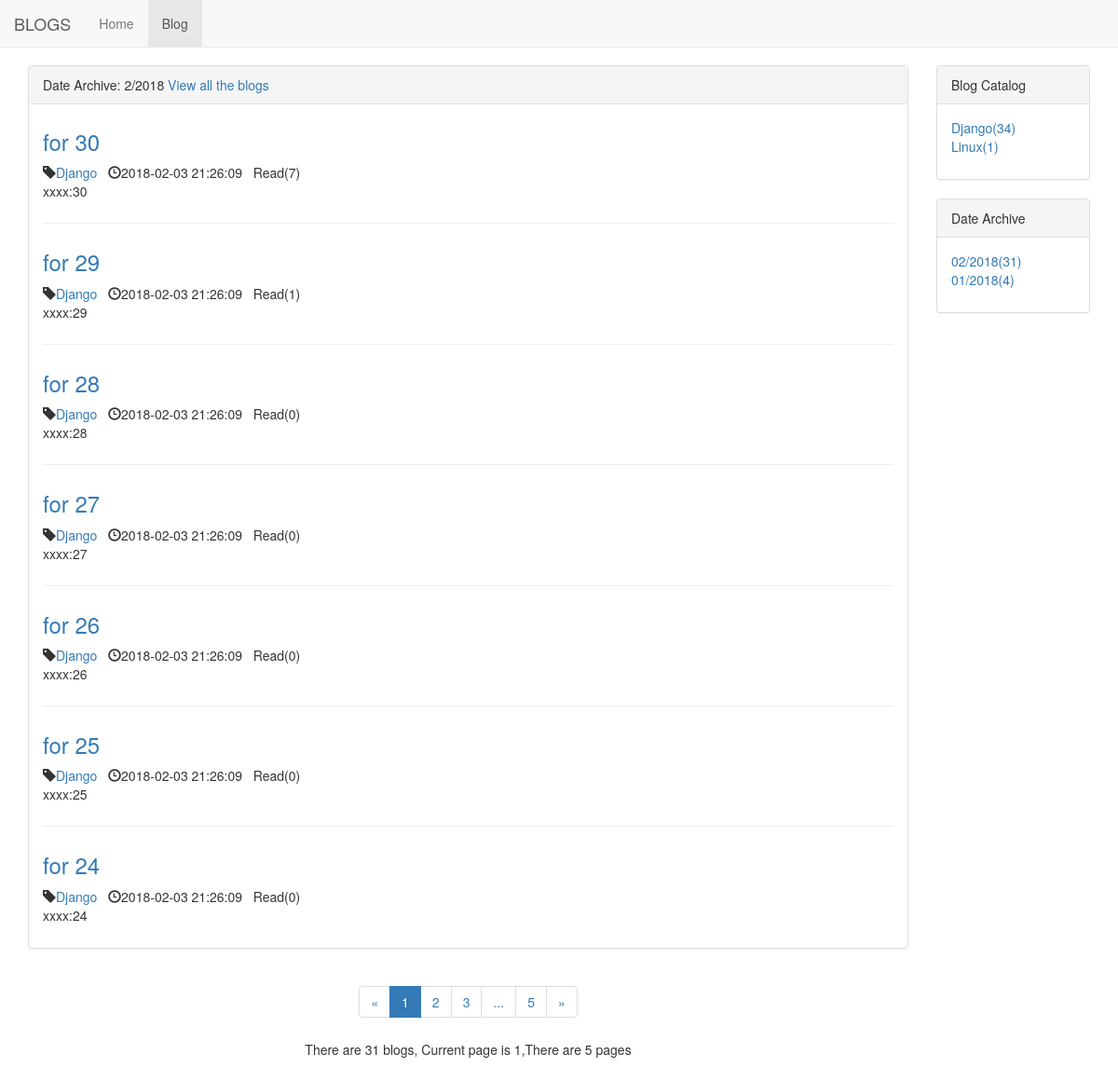
Page /blog/date/2018/2 on the committed database.
### blog/models.py (models this page shows, shortened)
class Blog(models.Model):
    title = models.CharField(max_length=50)
    blog_type = models.ForeignKey(BlogType,on_delete=models.DO_NOTHING)
    content = RichTextUploadingField()#RichTextField()
    author = models.ForeignKey(User,on_delete=models.DO_NOTHING)
    readed_num = models.IntegerField(default=0)
    create_time = models.DateTimeField(auto_now_add=True)
    last_update_time = models.DateTimeField(auto_now=True) # previous is DateFiled modified
    class Meta:
        ordering= ['-create_time']

class BlogType(models.Model):
    type_name = models.CharField(max_length=50)
    def __str__(self): # for displaying in admin management
        return self.type_name

### blog/views.py (the view)
# urls.py: path('date/<int:year>/<int:month>',views.blogs_with_date,name="blogs_with_date"),
def blogs_with_date(request,year,month):
    blogs_all_list = Blog.objects.filter(create_time__year=year,create_time__month=month)
    context=get_blog_list_common_data(request,blogs_all_list)
    context['blogs_with_date']='%s/%s'%(month,year)
    return render_to_response('blog/blog_with_date.html',context)

### blog/templates/blog/blog_with_date.html (shortened to what this page needs)
{% extends 'blog/blog_list.html' %}
{% block blog_list_title %}
  Date Archive: {{blogs_with_date}}
<a href="{% url 'blog_list' %}">View all the blogs</a>
{% endblock %}

### blog/templates/blog/blog_list.html (shortened to what this page needs)
{% extends 'base.html' %}
{% block nav_blog_active %}active{% endblock %}
{% load staticfiles %}
{% block header_extend %}
    <link rel="stylesheet" href="{% static 'blog.css' %}">
{% endblock %}
{% block content %}
    <div class="container">
        <div class="row">
            <div class="col-xs-12 col-sm-8 col-md-9 col-lg-10">
                <div class="panel panel-default">
                    <div class="panel-heading">{% block blog_list_title %} Blog List {% endblock %} </div>
                    <div class="panel-body">
                        {% for blog in blogs %}
                            <div class="blog">
                                    <h3><a href="{% url 'blog_detail' blog.pk %}">{{blog.title}}</a></h3>
                            <p class="blog-info">
                                    <span class="glyphicon glyphicon-tag"></span><a href="{% url 'blogs_with_type' blog.blog_type.pk %}">{{blog.blog_type}}</a>&nbsp;&nbsp;
                                    <span class="glyphicon glyphicon-time"></span>{{blog.create_time|date:"Y-m-d H:i:s"}} &nbsp;&nbsp;Read({{blog.readed_num}})
                            </p>
                                    <p>{{blog.content|striptags|truncatechars:200}}</p>
                            </div>
                        {% empty %}
                            <div class="blog">
                                <h3>-- There is no Blogs --</h3>
                            </div>
                        {% endfor %}
                    </div>
                </div>
                <div class="paginator">
                    <ul class="pagination">
                        <li>
                            {%if page_of_blogs.has_previous%}
                                <a href="?page={{page_of_blogs.previous_page_number}}" aria-label="Previous">
                                    <span aria-hidden="true">&laquo;</span>
                                </a>
                            {% else %}
                                <span aria-hidden="true">&laquo;</span>
                            {% endif %}
                        </li>
                        {% for page_num in page_range%}
                            {% if page_num == page_of_blogs.number %}
                                <li class="active"><span>{{page_num}}</span></li>
                            {% else %}
                                {% if page_num == '...'%}
                                <li><span>{{ page_num }}</span></li>
                                {% else %}
                                <li><a href="?page={{ page_num }}">{{ page_num }}</a></li>
                                {% endif %}
                            {% endif %}
                        {% endfor %}
                        <li>
                            {%if page_of_blogs.has_next%}
                                <a href="?page={{page_of_blogs.next_page_number}}" aria-label="Next">
                                    <span aria-hidden="true">&raquo;</span>
                                </a>
                            {% else %}
                                <span aria-hidden="true">&raquo;</span>
                            {% endif %}
                        </li>
                    </ul>
                    <p>
                        There are {{page_of_blogs.paginator.count}} blogs, Current page is {{ page_of_blogs.number }},There are  {{page_of_blogs.paginator.num_pages}}  pages
                    </p>
                </div>
            </div>
            <div class="hidden-xs col-sm-4 col-md-3 col-lg-2">
                <div class="panel panel-default">
                    <div class="panel-heading">Blog Catalog</div>
                    <div class="panel-body">
                        <ul class="blog-types">
                            {% for blog_type in blog_types %}
                            <li><a href="{% url 'blogs_with_type' blog_type.pk %}">{{blog_type.type_name}}({{blog_type.blog_count}})</a>
                            </li>
                            {% empty %}
                            <li>There is no Catalogs</li>
                            {% endfor %}
                        </ul>
                    </div>
                </div>
                <div class="panel panel-default">
                    <div class="panel-heading">Date Archive</div>
                    <div class="panel-body">
                        <ul class="blog-date">
                            {% for blog_date,blog_count in blog_dates.items %}
                            <li><a href="{% url 'blogs_with_date' blog_date.year blog_date.month %}">
                                {{blog_date|date:"m/Y"}}({{blog_count}})</a>
                            </li>
                            {% empty %}
                            <li>There is no Date Archive</li>
                            {% endfor %}
                        </ul>
                    </div>
                </div>
            </div>
        </div>
    </div>
{% endblock %}

### static/base.css (style rules this page uses)
* { margin:0; padding:0; }
body { margin-top:70px!important; }

### blog/static/blog.css (style rules this page uses)
ul.blog-types { list-style-type: none; }
div.blog:not(:last-child) { margin-bottom:2em; padding-bottom:1em; border-bottom:1px solid #eee; }
div.blog h3 { margin-top:0.5em; }
div.blog p.blog-info { margin-bottom:0; }
div.paginator { text-align: center; }
ul.blog-date { list-style-type: none; }

### rows in the picture
Blog: title "for 30", blog_type "Django", create_time "2018-02-03 21:26:09", readed_num "7", content "xxxx:30"
Blog: title "for 29", blog_type "Django", create_time "2018-02-03 21:26:09", readed_num "1", content "xxxx:29"
Blog: title "for 28", blog_type "Django", create_time "2018-02-03 21:26:09", readed_num "0", content "xxxx:28"
Blog: title "for 27", blog_type "Django", create_time "2018-02-03 21:26:09", readed_num "0", content "xxxx:27"
Blog: title "for 26", blog_type "Django", create_time "2018-02-03 21:26:09", readed_num "0", content "xxxx:26"
Blog: title "for 25", blog_type "Django", create_time "2018-02-03 21:26:09", readed_num "0", content "xxxx:25"
Blog: title "for 24", blog_type "Django", create_time "2018-02-03 21:26:09", readed_num "0", content "xxxx:24"
BlogType: type_name "Django", blog_count "34"
BlogType: type_name "Linux", blog_count "1"

### other values in the picture
{{ blogs_with_date }} "2/2018"
{{ page_num }} "1"
{{ page_num }} "2" "3" "5"
{{ page_num }} "..."
{{ page_of_blogs.paginator.count }} "31"
{{ page_of_blogs.number }} "1"
{{ page_of_blogs.paginator.num_pages }} "5"
{{ blog_date|date:"m/Y" }} "02/2018" "01/2018"
{{ blog_count }} "31" "4"
